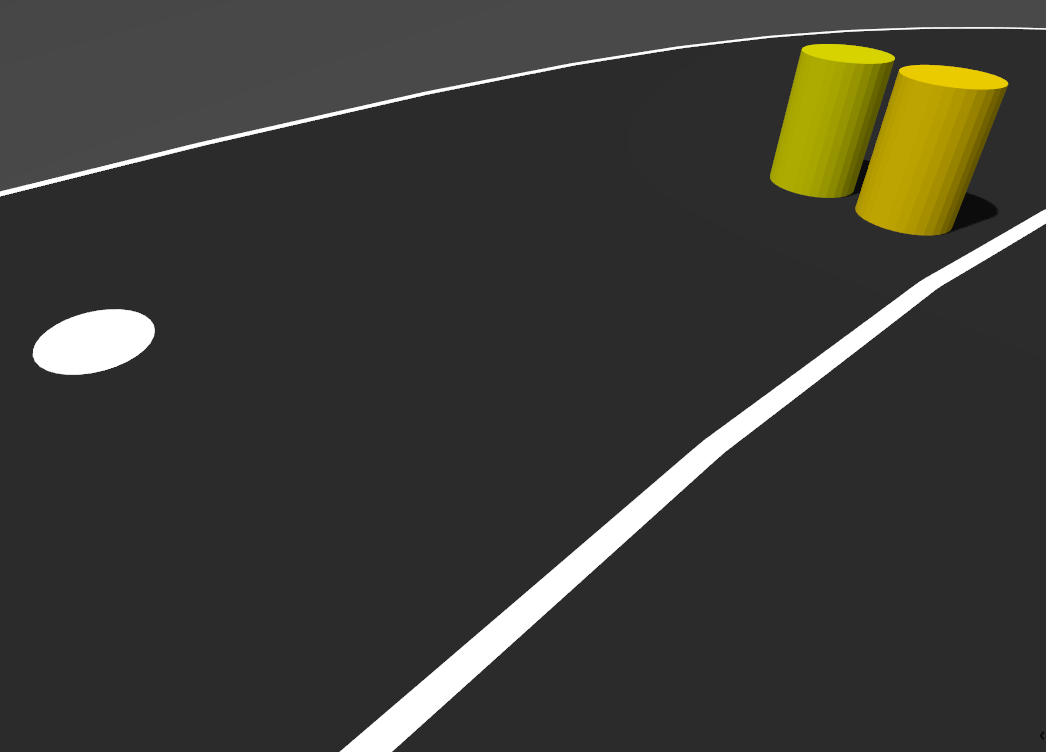
#> input picture Task3/input/4.png, 1046 x 752 px
$ python 4.py
#> lines starting #> are read from the running program, lines starting #| are printed output that depends on the picture; after the words box and inside, x2 and y2 are one past the last pixel; in counts of white or black regions, pixels touching at a corner belong together
import os
import cv2
import numpy as np

BASE = os.path.dirname(os.path.abspath(__file__))
INPUT = os.path.join(BASE, "input", "4.png")
OUTPUT = os.path.join(BASE, "output", "4.png")

os.makedirs(os.path.dirname(OUTPUT), exist_ok=True)

img = cv2.imread(INPUT)
#> img is the input picture: shape (752, 1046, 3); mean B, G, R 52.7, 58.7, 59.3

if img is None:
    print("Could not load 4.png")
    exit()

hsv = cv2.cvtColor(img, cv2.COLOR_BGR2HSV)
#> hsv: shape (752, 1046, 3); mean H, S, V 1.1, 10.1, 59.3

# =========================================================
# POTHOLES: WHITE CIRCULAR BLOBS
# =========================================================

white = cv2.inRange(
    hsv,
    np.array([0, 0, 180]),
    np.array([180, 80, 255])
)
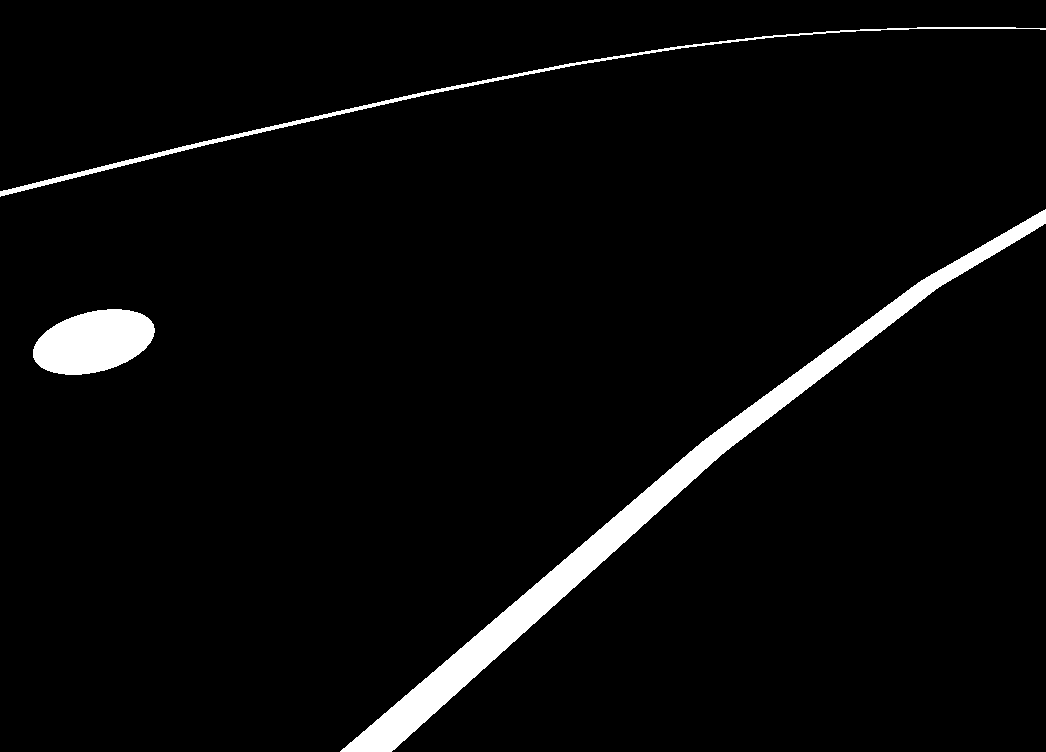
#> white: shape (752, 1046); 3.8% white; 3 white regions

contours, _ = cv2.findContours(
    white,
    cv2.RETR_EXTERNAL,
    cv2.CHAIN_APPROX_SIMPLE
)
#> contours = 3 contours; box (x1, y1, x2, y2) and area: (340, 209, 1046, 752) 19705, (33, 309, 155, 375) 5780, (0, 27, 1046, 197) 2392

potholes = []

for c in contours:

    area = cv2.contourArea(c)

    if 300 < area < 35000:

        perimeter = cv2.arcLength(c, True)

        if perimeter == 0:
            continue

        circularity = (
            4 * np.pi * area /
            (perimeter * perimeter)
        )

        x, y, w, hh = cv2.boundingRect(c)

        if (
            circularity > 0.25
            and w > 20
            and hh > 10
            and w / hh < 6
            and hh / w < 6
        ):
            potholes.append((x, y, w, hh))
#> this loop made 3 passes
#> (area, perimeter, circularity, x, y, w, hh) on passes 1 to 3: (5780, 313.4, 0.739, 33, 309, 122, 66), (19705, 1867.2, 0.071, 340, 209, 706, 543), (2392, 2234.3, 0.00602, 0, 27, 1046, 170)
#> after the loop, potholes = [(33, 309, 122, 66)]


# =========================================================
# OBSTACLE: YELLOW CYLINDERS / OBJECTS
# =========================================================

yellow = cv2.inRange(
    hsv,
    np.array([15, 60, 60]),
    np.array([40, 255, 255])
)
#> yellow: shape (752, 1046); 4% white; 2 white regions

contours, _ = cv2.findContours(
    yellow,
    cv2.RETR_EXTERNAL,
    cv2.CHAIN_APPROX_SIMPLE
)
#> contours = 2 contours; box (x1, y1, x2, y2) and area: (855, 64, 1009, 236) 17329, (770, 44, 895, 198) 13346

obstacles = []

for c in contours:

    area = cv2.contourArea(c)

    if 100 < area < 100000:

        x, y, w, hh = cv2.boundingRect(c)

        if w > 10 and hh > 10:
            obstacles.append((x, y, w, hh))
#> this loop made 2 passes
#> (area, x, y, w, hh) on passes 1 to 2: (17329, 855, 64, 154, 172), (13346.5, 770, 44, 125, 154)
#> after the loop, obstacles = [(855, 64, 154, 172), (770, 44, 125, 154)]

# Sort obstacles from left to right
obstacles = sorted(obstacles, key=lambda box: box[0])
#> obstacles = [(770, 44, 125, 154), (855, 64, 154, 172)]


# =========================================================
# DRAW POTHOLES
# =========================================================

for i, (x, y, w, hh) in enumerate(potholes, 1):

    cv2.rectangle(
        img,
        (x, y),
        (x + w, y + hh),
        (255, 0, 255),
        3
    )

    text_y = y + 25 if y < 35 else y - 10

    cv2.putText(
        img,
        f"Pothole {i} ({x},{y})",
        (x, text_y),
        cv2.FONT_HERSHEY_SIMPLEX,
        0.6,
        (255, 0, 255),
        2
    )
#> this loop made 1 pass
#> (i, x, y, w, hh, text_y) on pass 1: (1, 33, 309, 122, 66, 299)
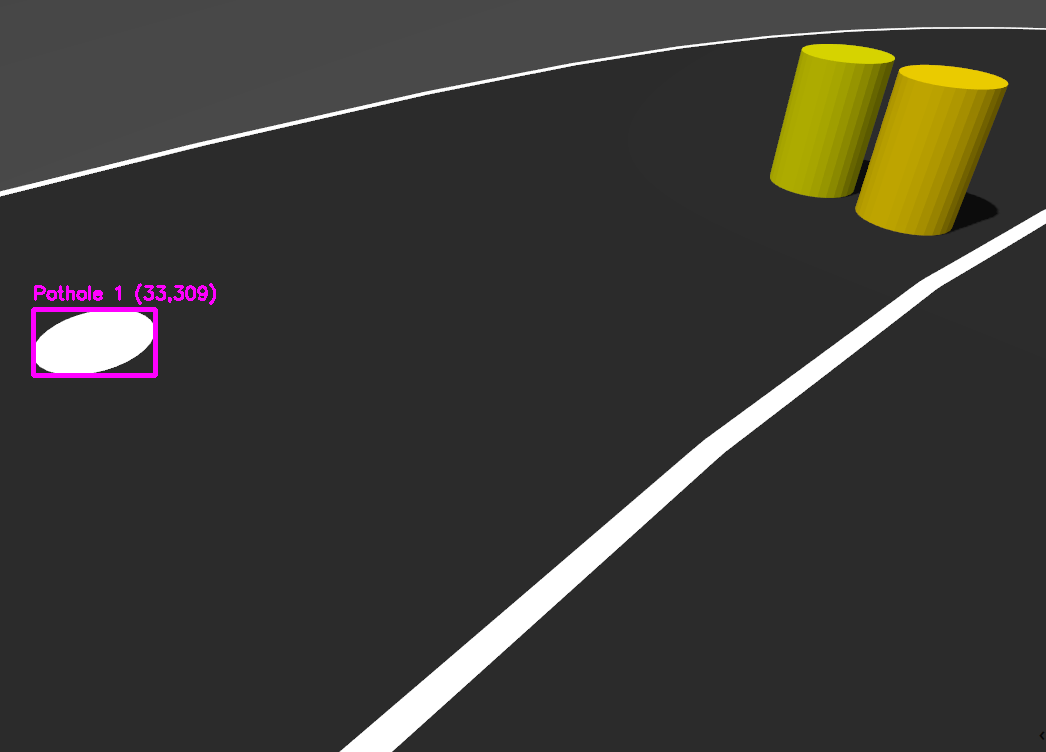
#> img: shape (752, 1046, 3); 0.4% of pixels changed, all inside (x1, y1, x2, y2) = (31, 283, 216, 378)


# =========================================================
# DRAW OBSTACLES (EXACTLY IN YOUR RED MARKED AREA)
# =========================================================

for i, (x, y, w, hh) in enumerate(obstacles, 1):

    cv2.rectangle(
        img,
        (x, y),
        (x + w, y + hh),
        (0, 255, 255),
        3
    )

    if i == 1:
        # Obstacle 1: top of the left box
        text_x = x
        text_y = y - 10
    else:
        # Obstacle 2: placed right in the empty space below the boxes where you drew the red box
        text_x = x - 70
        text_y = y + hh + 28

    cv2.putText(
        img,
        f"Obstacle {i} ({x},{y})",
        (text_x, text_y),
        cv2.FONT_HERSHEY_SIMPLEX,
        0.6,
        (0, 255, 255),
        2
    )
#> this loop made 2 passes
#> (i, x, y, w, hh, text_x, text_y) on passes 1 to 2: (1, 770, 44, 125, 154, 770, 34), (2, 855, 64, 154, 172, 785, 264)
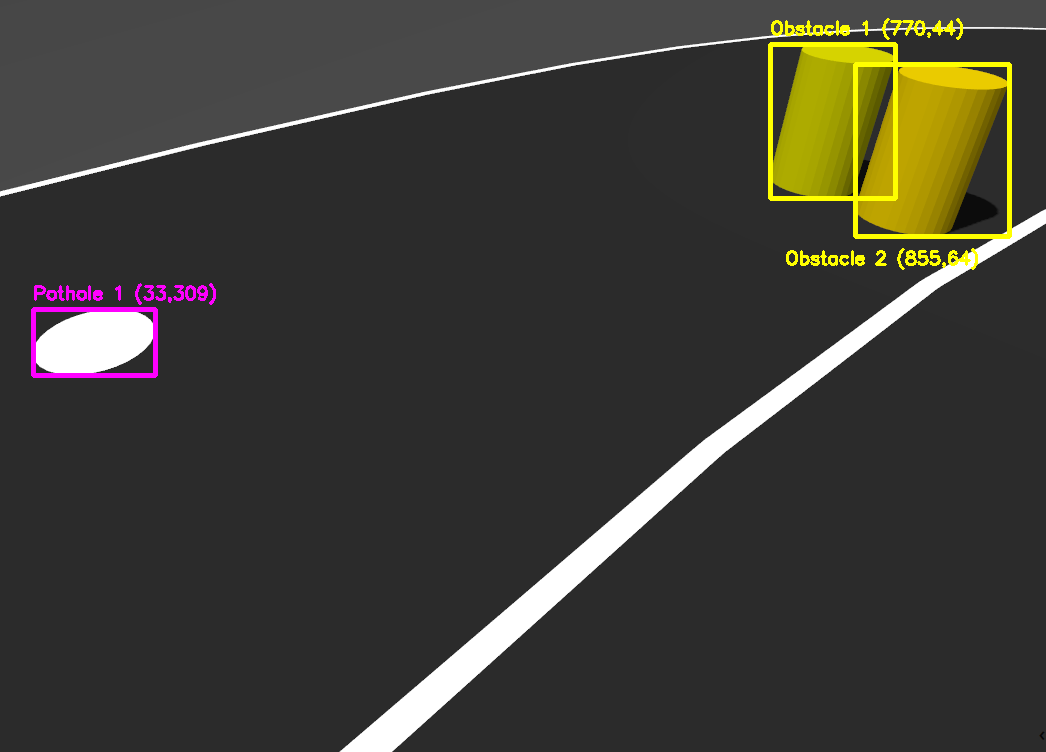
#> img: shape (752, 1046, 3); 1.1% of pixels changed, all inside (x1, y1, x2, y2) = (768, 18, 1012, 270)


# =========================================================
# TOTAL COUNTS (BOTTOM RIGHT)
# =========================================================

img_height, img_width = img.shape[:2]

right_x = img_width - 250
start_y = img_height - 60

cv2.putText(
    img,
    f"Potholes: {len(potholes)}",
    (right_x, start_y),
    cv2.FONT_HERSHEY_SIMPLEX,
    0.8,
    (255, 0, 255),
    2
)

cv2.putText(
    img,
    f"Obstacles: {len(obstacles)}",
    (right_x, start_y + 35),
    cv2.FONT_HERSHEY_SIMPLEX,
    0.8,
    (0, 255, 255),
    2
)
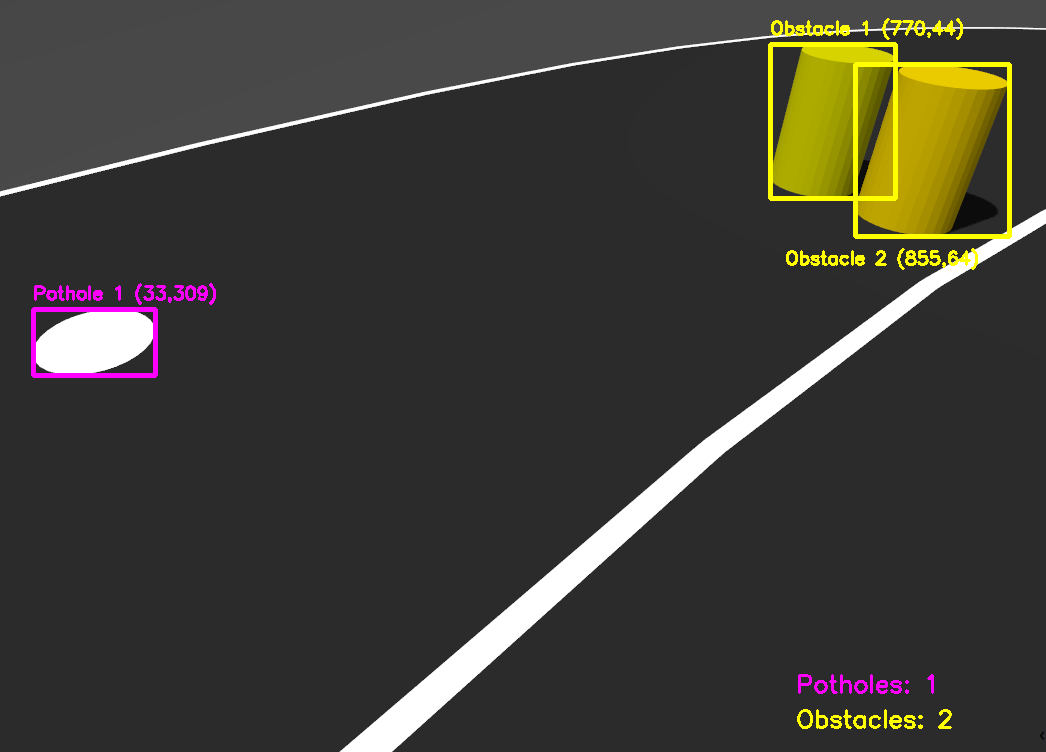
#> img: shape (752, 1046, 3); mean B, G, R 53.2, 60.6, 62.5


# =========================================================
# SAVE + DISPLAY
# =========================================================

cv2.imwrite(OUTPUT, img)

print("Potholes:", len(potholes))
#| Potholes: 1
print("Obstacles:", len(obstacles))
#| Obstacles: 2
print("Saved:", OUTPUT)

$ run again, with Task3/input/1.png copied over Task3/input/4.png
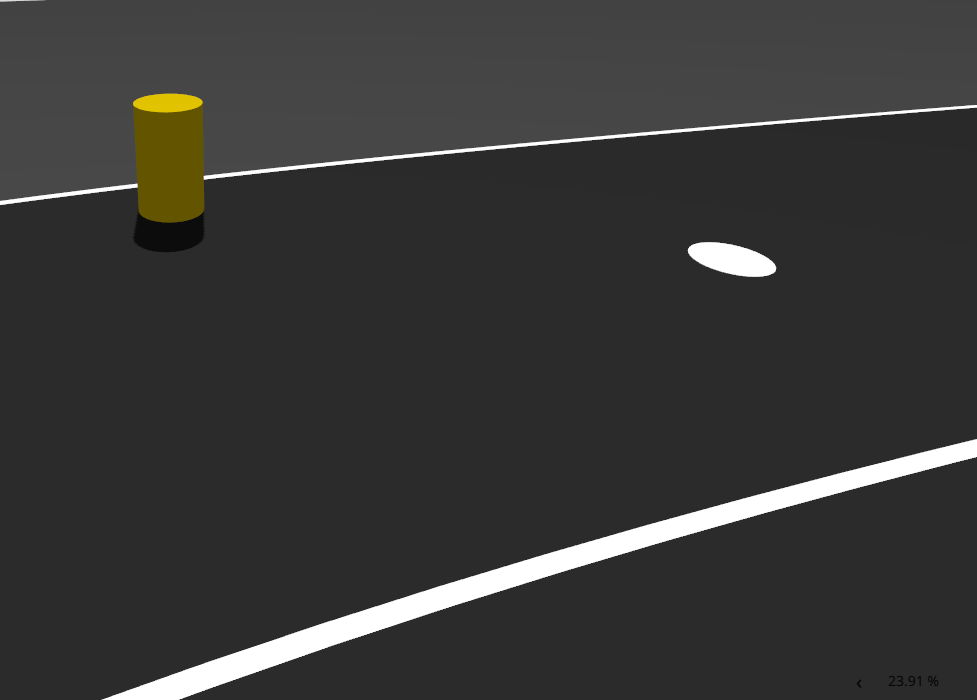
#> input picture Task3/input/1.png, 977 x 700 px
#> img is the input picture: shape (700, 977, 3); mean B, G, R 55.1, 56.3, 56.5
#> hsv: shape (700, 977, 3); mean H, S, V 0.3, 3.2, 56.5
#> `white = cv2.inRange( hsv, np.array([0, 0, 180]), np.array([180, 80, 25..`:
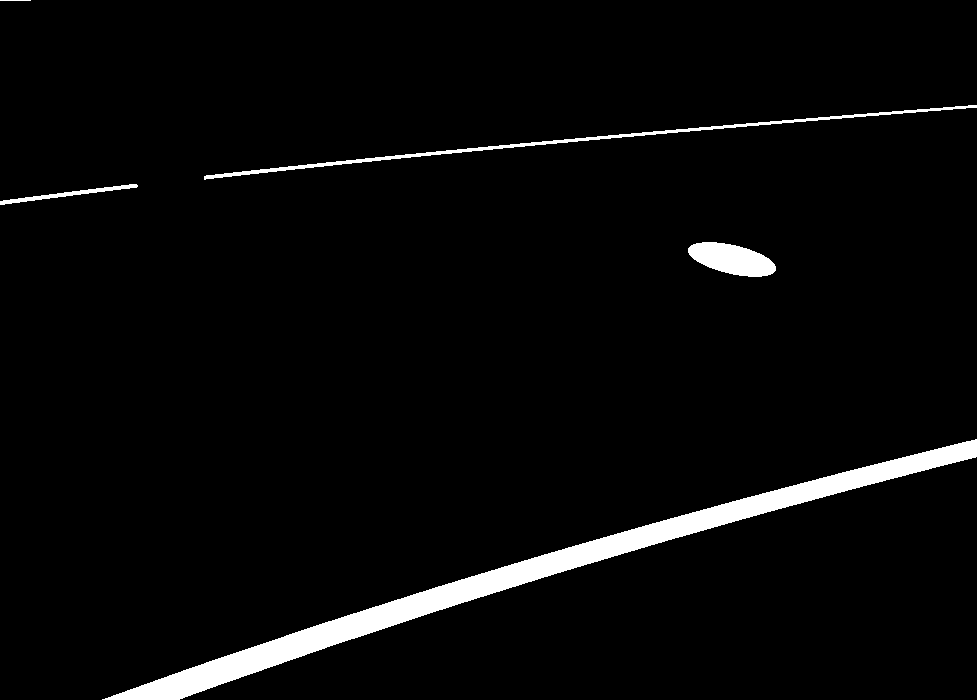
#> white: shape (700, 977); 3.6% white; 5 white regions
#> `contours, _ = cv2.findContours( white, cv2.RETR_EXTERNAL, cv2.CHAIN_AP..`: contours = 5 contours, 1 with area under 20; largest, box (x1, y1, x2, y2) and area: (102, 439, 977, 700) 18330, (688, 242, 776, 277) 1964, (204, 105, 977, 180) 1798, (0, 184, 138, 205) 431
#> the loop `for c in contours: ` made 5 passes
#> (area, perimeter, circularity, x, y, w, hh) on passes 1 to 4: (18330.5, 1973.3, 0.0592, 102, 439, 875, 261), (1964, 208, 0.57, 688, 242, 88, 35), (431, 292.9, 0.0631, 0, 184, 138, 21), (1797.5, 1608.2, 0.00873, 204, 105, 773, 75)
#> after the loop `for c in contours:`: potholes = [(688, 242, 88, 35)]
#> yellow: shape (700, 977); 1.2% white; 1 white region
#> `contours, _ = cv2.findContours( yellow, cv2.RETR_EXTERNAL, cv2.CHAIN_A..`: contours = 1 contour; box (x1, y1, x2, y2) and area: (133, 93, 205, 223) 8283
#> the loop `for c in contours: ` made 1 pass
#> (area, x, y, w, hh) on pass 1: (8283, 133, 93, 72, 130)
#> after the loop `for c in contours:`: obstacles = [(133, 93, 72, 130)]
#> the loop `for i, (x, y, w, hh) in enumerate(potholes, 1): ` made 1 pass
#> (i, x, y, w, hh, text_y) on pass 1: (1, 688, 242, 88, 35, 232)
#> the loop `for i, (x, y, w, hh) in enumerate(obstacles, 1): ` made 1 pass
#> (i, x, y, w, hh, text_x, text_y) on pass 1: (1, 133, 93, 72, 130, 133, 83)
#> `cv2.putText( img, f"Obstacles: {len(obstacles)}", (right_x, start_y + ..`:
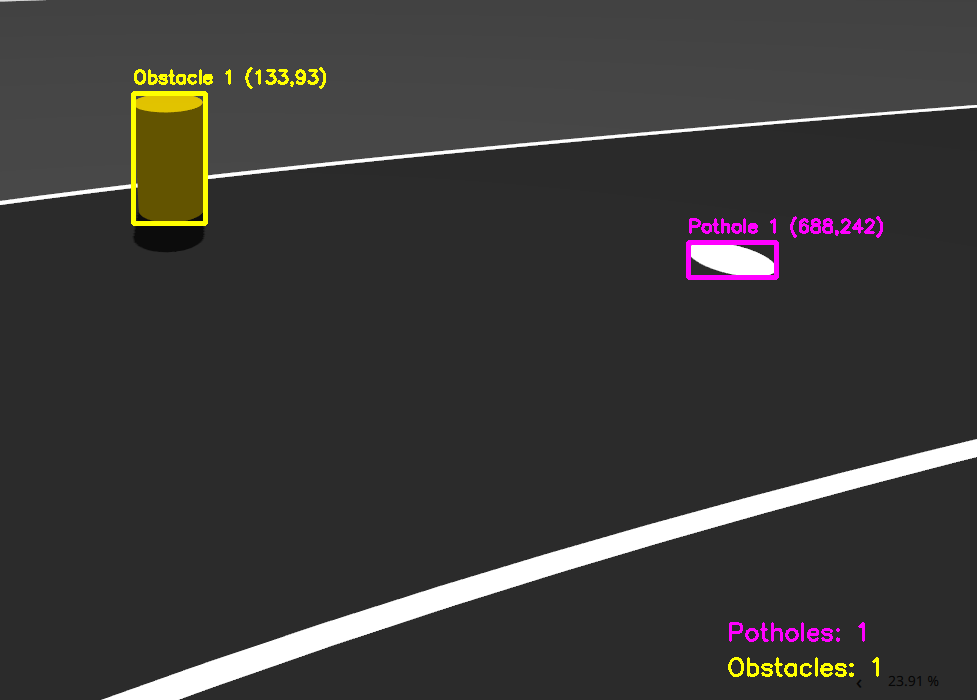
#> img: shape (700, 977, 3); mean B, G, R 55.8, 57.3, 58.8
#| Potholes: 1
#| Obstacles: 1
